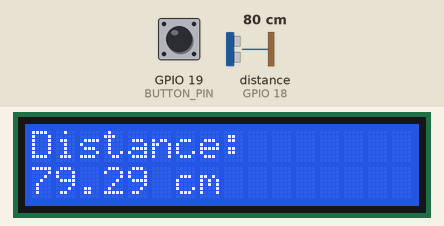
Simulated run of this sketch. Board: ESP32. Shown: 16×2 character LCD. Wiring (inferred from the names in the program): ultrasonic range finder: trigger GPIO 5; echo GPIO 18. The inputs (shaded band) are chosen by the test bench; at power-on: GPIO 19 (BUTTON_PIN) HIGH, distance to the obstacle (sensor on GPIO 18) 80 cm. The echo pulse lasts 58.3 µs per cm; WiFi joins after 1.5 s; servers stay silent unless stated; web services answer with replies made up by the test bench; what the sketch prints to the serial monitor is not drawn.

Above: at 4.7 s.
4.8 s: GPIO 19 (BUTTON_PIN) pulled LOW for 1.25 s
At 7.1 s:
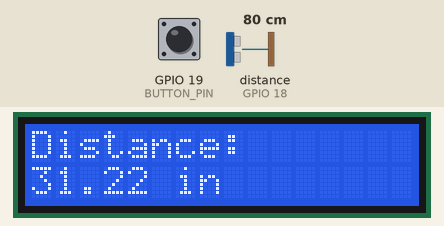
7.5 s: distance to the obstacle (sensor on GPIO 18) set to 2 cm
At 9.0 s:
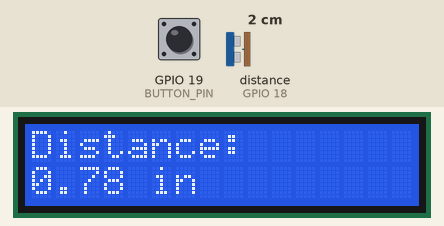
9.5 s: GPIO 19 (BUTTON_PIN) pulled LOW for 1.25 s
At 11.0 s:
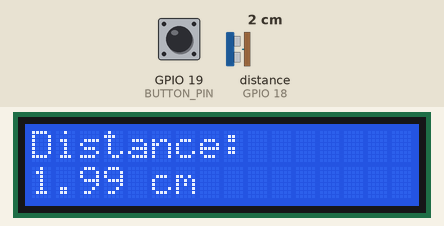
12.2 s: distance to the obstacle (sensor on GPIO 18) set to 4 cm
At 13.0 s:
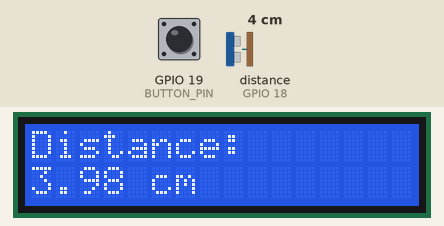
14.0 s: distance to the obstacle (sensor on GPIO 18) set to 9 cm
At 16.0 s:
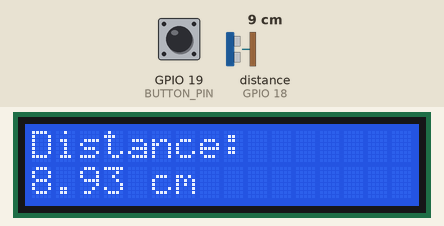
Timing chart, 0 to 17.1 s (numbered marks = the images above; inputs shaded):
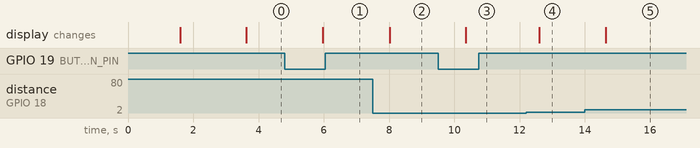

The sketch:

DistantProject.ino
```cpp
#include <Wire.h>
#include <LiquidCrystal_I2C.h>
#include <WiFi.h>
#include <HTTPClient.h>

// ข้อมูลการเชื่อมต่อ WiFi และ LINE Token
const char* ssid = "Boyratchapon_2.4G";
const char* password = "boat27092549";
String lineToken = "7PrvwwNIbvcAEwzCTYTMOxz6rg5m1sKRfgUW2mDrXsM";

// กำหนดพินต่างๆ
#define TRIG_PIN 5       // พิน TRIG ของ Ultrasonic Sensor
#define ECHO_PIN 18      // พิน ECHO ของ Ultrasonic Sensor
#define BUTTON_PIN 19    // พินของปุ่มกด

// กำหนด LCD ที่อยู่ I2C, คอลัมน์ และแถว
LiquidCrystal_I2C lcd(0x27, 16, 2);
bool isMetric = true; // ค่าเริ่มต้นเป็นเซนติเมตร

// ตั้งเวลาสำหรับการแจ้งเตือน
unsigned long lastNotifyTime = 0;
const unsigned long notifyInterval = 10000; // 10 วินาที
const float MAX_DISTANCE = 700; // ระยะทางสูงสุดที่เซ็นเซอร์สามารถวัดได้ (เซนติเมตร)
bool wifiConnected = false;

void setup() {
  Serial.begin(115200);

  // เริ่มการทำงานของจอ LCD
  lcd.init();
  lcd.backlight();

  // ตั้งค่าพินต่างๆ
  pinMode(TRIG_PIN, OUTPUT);
  pinMode(ECHO_PIN, INPUT);
  pinMode(BUTTON_PIN, INPUT_PULLUP);

  // เชื่อมต่อ WiFi
  connectWiFi();
}

void loop() {
  checkButton();
  float distance = readDistance();
  displayDistance(distance);

  if (distance < MAX_DISTANCE && millis() - lastNotifyTime >= notifyInterval) {
    String distanceStr = String(distance);
    sendLineNotification(distanceStr);
    lastNotifyTime = millis();
  }
  delay(1000);
}

void connectWiFi() {
  WiFi.begin(ssid, password);
  lcd.setCursor(0, 0);
  lcd.print("Connecting WiFi");
  int attempts = 0;

  while (WiFi.status() != WL_CONNECTED && attempts < 20) {
    delay(500);
    Serial.print(".");
    attempts++;
  }

  if (WiFi.status() == WL_CONNECTED) {
    Serial.println("\nWiFi Connected");
    lcd.clear();
    lcd.setCursor(0, 0);
    lcd.print("WiFi Connected");
    wifiConnected = true;
  } else {
    Serial.println("\nWiFi Failed");
    lcd.clear();
    lcd.setCursor(0, 0);
    lcd.print("WiFi Failed");
    wifiConnected = false;
  }
  delay(2000);
}

void checkButton() {
  static bool lastButtonState = HIGH;
  bool buttonState = digitalRead(BUTTON_PIN);

  if (lastButtonState == HIGH && buttonState == LOW) {
    isMetric = !isMetric;
    Serial.print("Unit changed: ");
    Serial.println(isMetric ? "cm" : "in");
    delay(300);
  }
  lastButtonState = buttonState;
}

float readDistance() {
  long duration;
  float distance;

  digitalWrite(TRIG_PIN, LOW);
  delayMicroseconds(2);
  digitalWrite(TRIG_PIN, HIGH);
  delayMicroseconds(10);
  digitalWrite(TRIG_PIN, LOW);

  duration = pulseIn(ECHO_PIN, HIGH);
  distance = duration * 0.034 / 2;

  if (distance > MAX_DISTANCE) {
    distance = MAX_DISTANCE;
    lcd.clear();
    lcd.setCursor(0, 0);
    lcd.print("Over 700 Cm");
    sendLineNotification("Over 700 Cm");
  }

  return isMetric ? distance : distance * 0.393701;
}

void displayDistance(float distance) {
  String unit = isMetric ? "cm" : "in";
  lcd.clear();
  lcd.setCursor(0, 0);
  lcd.print("Distance:");
  lcd.setCursor(0, 1);
  lcd.print(distance);
  lcd.print(" ");
  lcd.print(unit);
}

void sendLineNotification(String message) {
  if (wifiConnected) {
    HTTPClient http;
    http.begin("https://notify-api.line.me/api/notify");
    http.addHeader("Content-Type", "application/x-www-form-urlencoded");
    http.addHeader("Authorization", "Bearer " + lineToken);

    String unit = isMetric ? "cm" : "in";
    message += " " + unit;
    String payload = "message=" + message;

    int httpResponseCode = http.POST(payload);
    Serial.print("HTTP Response code: ");
    Serial.println(httpResponseCode);

    http.end();
  } else {
    Serial.println("WiFi not connected, skipping LINE notification.");
  }
}
```

Measured:
- after the input at 4.8 s, the display: changes after 1.2 s (image 1)
- after the input at 7.5 s, the display: changes after 0.52 s (image 2)
- after the input at 9.5 s, the display: changes after 0.86 s (image 3)
- after the input at 12.2 s, the display: changes after 0.40 s (image 4)
- after the input at 14.0 s, the display: changes after 0.64 s (image 5)
